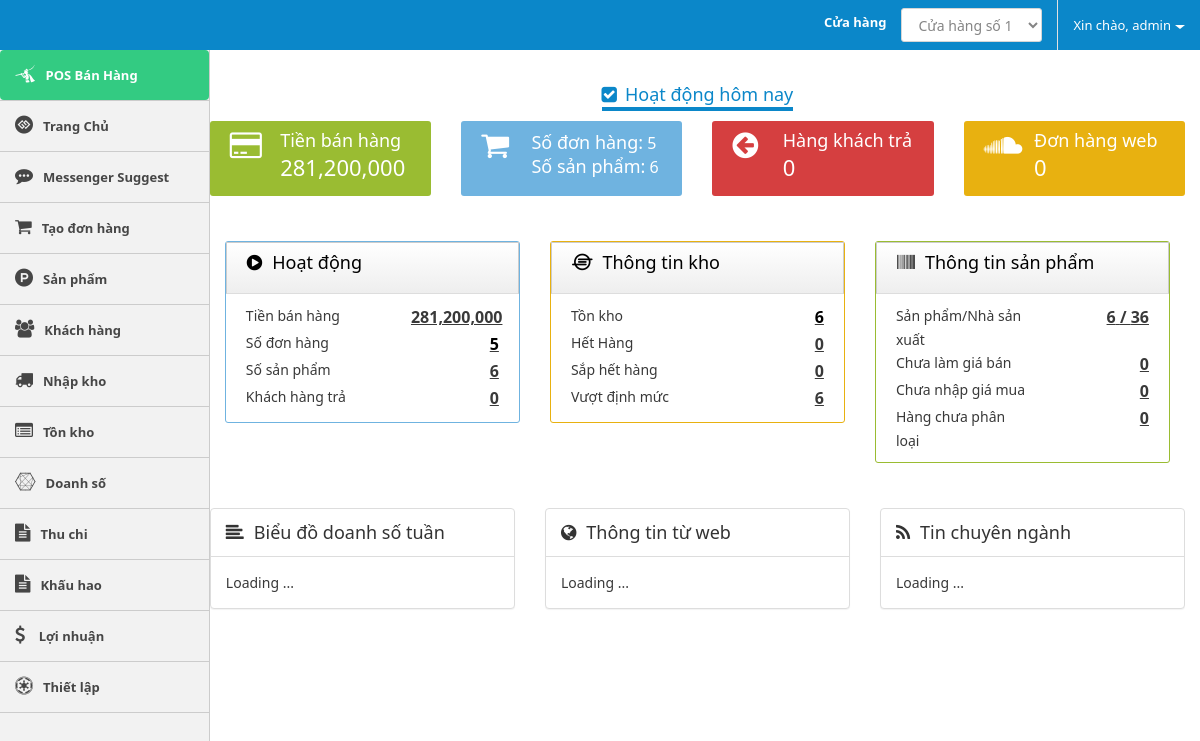
The app's page /backend (signed in) with its own data.
### tables this page shows
CREATE TABLE `cms_users` (
  `id` int(10) UNSIGNED NOT NULL,
  `username` varchar(100) NOT NULL,
  `password` varchar(100) NOT NULL,
  `salt` varchar(255) NOT NULL,
  `email` varchar(120) NOT NULL,
  `display_name` varchar(120) NOT NULL,
  `user_status` tinyint(4) NOT NULL,
  `group_id` int(11) NOT NULL,
  `store_id` int(11) NOT NULL,
  `created` datetime NOT NULL,
  `updated` datetime NOT NULL,
  `logined` datetime(1) NOT NULL,
  `ip_logged` varchar(255) NOT NULL,
  `recode` varchar(255) NOT NULL,
  `code_time_out` varchar(255) NOT NULL
);

CREATE TABLE `cms_stores` (
  `ID` int(5) UNSIGNED NOT NULL,
  `stock_name` varchar(255) NOT NULL,
  `user_init` int(11) NOT NULL,
  `user_upd` int(11) NOT NULL,
  `created` datetime NOT NULL DEFAULT CURRENT_TIMESTAMP,
  `updated` datetime NOT NULL DEFAULT '0000-00-00 00:00:00' ON UPDATE CURRENT_TIMESTAMP
);

### application/controllers/dashboard.php (called while the page is built, shortened)
<?php if (!defined('BASEPATH')) exit('No direct script access allowed');
class Dashboard extends CI_Controller
{
    private $auth;
    public function __construct()
    {
        $this->auth = $this->cms_authentication->check();
    }
    public function index()
    {
        $orders = $this->db->from('orders')->where(('deleted'), 0)->get()->result_array();
        $tongtien = 0;
        $soluongsp = array();
        foreach ($orders as $item) {
            $tongtien += (int)str_replace(",", "", $item['total_money']);
            $sps = json_decode($item['detail_order'], true);
            foreach ($sps as $sp) {
                $id = $sp['id'];
                $soluongsp[$id] = 0;
            }
        }
        $data['lamgiaban'] = $this->db->from('products')->where(['prd_status' => 1, 'deleted' => 0, 'prd_sell_price' => 0])->count_all_results();
        $data['lamgiamua'] = $this->db->from('products')->where(['prd_status' => 1, 'deleted' => 0, 'prd_origin_price' => 0])->count_all_results();
        $total_prd = $this->db->from('products')->where(['prd_status' => 1, 'deleted' => 0])->count_all_results();
        $data['data']['_sl_product'] = $total_prd;
        $data['data']['_sl_manufacture'] = $this->db->from('products_manufacture')->count_all_results();
        $slsitem = count($soluongsp);
        $data['slsinventory'] = count($this->db->select('ID')->where(['prd_status' => 1, 'deleted' => 0, 'prd_sls >' => 0])->from('products')->get()->result_array());
        $data['slsaceitem'] = count($this->db->select('ID')->where(['prd_status' => 1, 'deleted' => 0, 'prd_sls' => 0])->from('products')->get()->result_array());
        $data['outOfStock'] = count($this->db->select('ID')->where(['prd_status' => 1, 'deleted' => 0])->where('prd_sls <= 3',NULL,FALSE)->from('products')->get()->result_array());
        $data['beyondTheNorm'] = count($this->db->select('ID')->where(['prd_status' => 1, 'deleted' => 0])->where('prd_sls >= 20',NULL,FALSE)->from('products')->get()->result_array());
        $data['tongtien'] = $tongtien;
        $data['slsorders'] = count($orders);
        $data['slsitem'] = $slsitem;
        $store = $this->db->from('stores')->get()->result_array();
        $data['data']['store'] = $store;
        $store_id = $this->db->select('store_id')->from('users')->where('id',$this->auth['id'])->limit(1)->get()->row_array();
        $data['data']['store_id'] = $store_id['store_id'];
        $data['data']['user'] = $this->auth;
        $data['template'] = 'home/index';
        $this->load->view('layout/index', isset($data) ? $data : null);
    }
}

### index.php (called while the page is built, shortened)
<?php
require_once BASEPATH . 'core/CodeIgniter.php';

### application/libraries/cms_cookie.php (called while the page is built, shortened)
<?php if (!defined('BASEPATH')) exit('No direct script access allowed');
class CMS_Cookie
{
    public static function get($name)
    {
        return $_COOKIE[$name];
    }
    public static function decode($cookie_val)
    {
        return base64_decode(substr($cookie_val, 3));
    }
}

### application/libraries/cms_authentication.php (called while the page is built, shortened)
<?php if (!defined('BASEPATH')) exit('No direct script access allowed');
class CMS_authentication
{
    private $CI;
    public function __construct()
    {
        $this->CI = &get_instance();
    }
    public function check()
    {
        if (CMS_Cookie::exists('user_logged' . CMS_PREFIX)) {
            $cookie = CMS_Cookie::get('user_logged' . CMS_PREFIX);
            $cookie = json_decode(CMS_Cookie::decode($cookie), true);
            $user = $this->CI->db->select('id,username,password,salt,display_name,email,group_id,store_id')->where('username', $cookie['username'])->or_where('email', $cookie['username'])->from('users')->get()->row_array();
            $group = $this->CI->db->select('id, group_permission, group_name')->where('id', $user['group_id'])->from('users_group')->get()->row_array();
            if (isset($user) && count($user)) {
                if ($user['username'] == $cookie['username'] && $user['password'] == $cookie['password'] && $user['salt'] == $cookie['salt']) {
                    return ['id' => $user['id'],
                        'username' => $user['username'],
                        'password' => $user['password'],
                        'salt' => $user['salt'],
                        'email' => $user['email'],
                        'display_name' => $user['display_name'],
                        'group_id' => $user['group_id'],
                        'group_name' => $group['group_name'],
                        'group_permission' => json_decode($group['group_permission'], true),
                        'store_id' => $user['store_id']
                    ];
                }
            }
        }
        return null;
    }
}

### application/helpers/useful_helper.php (called while the page is built, shortened)
<?php if (!defined('BASEPATH')) exit('No direct script access allowed');
if (!function_exists('cms_encode_currency_format')) {
    function cms_encode_currency_format($priceFloat)
    {
        $symbol_thousand = ',';
        $decimal_place = 0;
        if ($priceFloat == 0)
            return 0;
        $price = number_format($priceFloat, $decimal_place, '', $symbol_thousand);
        return $price;
    }
}

### application/views/home/index.php (the view)
<div class="row">
    <div class="report">
        <div class="col-md-12"><center><h4 class="dashboard-title"><i class="fa fa-check-square"></i>Hoạt động hôm nay</h4></center></div>
        <div class="col-md-3">
            <div class="report-box box-green">
                <div class="infobox-icon">
                    <i class="fa fa-credit-card"></i>
                </div>
                <div class="infobox-data">
                    <h3 class="infobox-title">Tiền bán hàng</h3>
                    <span class="infobox-data-number text-center"><?php echo (isset($tongtien)) ? cms_encode_currency_format($tongtien) : '0'; ?></span>
                </div>
            </div>
        </div>
        <div class="col-md-3">
            <div class="report-box box-blue">
                <div class="infobox-icon">
                    <i class="fa fa-shopping-cart"></i>
                </div>
                <div class="infobox-data">
                    <h3 class="infobox-title">Số đơn hàng:</h3>
                    <span
                        class="infobox-data-number text-center"><a href="profit"><?php echo (isset($slsorders)) ? cms_encode_currency_format($slsorders) : '0'; ?></a></span>
                    <h3 class="infobox-title">Số sản phẩm:</h3>
                    <span
                        class="infobox-data-number text-center"><?php echo (isset($slsitem)) ? cms_encode_currency_format($slsitem) : '0'; ?></span>
                </div>
            </div>
        </div>
        <div class="col-md-3">
            <div class="report-box box-red">
                <div class="infobox-icon">
                    <i class="fa fa-arrow-circle-left"></i>
                </div>
                <div class="infobox-data">
                    <h3 class="infobox-title">Hàng khách trả</h3>
                    <span class="infobox-data-number">0</span>
                </div>
            </div>
        </div>
        <div class="col-md-3">
            <div class="report-box box-orange">
                <div class="infobox-icon">
                    <i class="fa fa-soundcloud"></i>
                </div>
                <div class="infobox-data">
                    <h3 class="infobox-title">Đơn hàng web</h3>
                    <span class="infobox-data-number"><?php echo (isset($orderFromWeb)) ? cms_encode_currency_format($orderFromWeb) : '0'; ?></span>
                </div>
            </div>
        </div>
    </div>
</div>
<div class="row" style="background: #; margin: 20px 0; overflow: hidden; ">
    <div class="col-md-4">
        <div class="widget widget-blue">
            <div class="widget-header">
                <h3 class="widget-title"><i class="fa fa-play-circle"></i>Hoạt động</h3>
            </div>
            <div class="widget-body">
                <div class="row">
                    <div class="info col-xs-7">Tiền bán hàng</div>
                    <div
                        class="info col-xs-5 data text-right"><b><?php echo (isset($tongtien)) ? cms_encode_currency_format($tongtien) : '0'; ?></b></div>
                    <div class="info col-xs-7">Số đơn hàng</div>
                    <div
                        class="info col-xs-5 data text-right"><b><a  style="color: black;" href="profit"><?php echo (isset($slsorders)) ? cms_encode_currency_format($slsorders) : '0'; ?></a></b></div>
                    <div class="info col-xs-7">Số sản phẩm</div>
                    <div
                        class="info col-xs-5 data text-right"><b><?php echo (isset($slsitem)) ? cms_encode_currency_format($slsitem) : '0'; ?></b></div>
                    <div class="info col-xs-7">Khách hàng trả</div>
                    <div class="info col-xs-5 data text-right"><b>0</b></div>
                </div>
            </div>
        </div>
    </div>
    <div class="col-md-4">
        <div class="widget widget-orange">
            <div class="widget-header">
                <h3 class="widget-title"><i class="fa fa-ioxhost"></i>Thông tin kho</h3>
            </div>
            <div class="widget-body">
                <div class="row">
                    <div class="info col-xs-7">Tồn kho</div>
                    <div
                        class="info col-xs-5 data text-right"><a style="color:black;" href=" inventory"><b><?php echo (isset($slsinventory)) ? cms_encode_currency_format($slsinventory) : '0'; ?></b></a></div>
                    <div class="info col-xs-7">Hết Hàng</div>
                    <div
                        class="info col-xs-5 data text-right"><b><?php echo (isset($slsaceitem)) ? cms_encode_currency_format($slsaceitem) : '0'; ?></b></div>
                    <div class="info col-xs-7">Sắp hết hàng</div>
                    <div class="info col-xs-5 data text-right"><b><?php echo (isset($outOfStock)) ? cms_encode_currency_format($outOfStock) : '0'; ?></b></div>
                    <div class="info col-xs-7">Vượt định mức</div>
                    <div class="info col-xs-5 data text-right"><b><?php echo (isset($beyondTheNorm)) ? cms_encode_currency_format($beyondTheNorm) : '0'; ?></b></div>
                </div>
            </div>
        </div>
    </div>
    <div class="col-md-4">
        <div class="widget widget-green">
            <div class="widget-header">
                <h3 class="widget-title"><i class="fa fa-barcode"></i>Thông tin sản phẩm</h3>
            </div>
            <div class="widget-body">
                <div class="row">
                    <div class="info col-xs-7">Sản phẩm/Nhà sản xuất</div>
                    <div
                        class="info col-xs-5 data text-right"><b><?php echo (isset($data['_sl_product'])) ? $data['_sl_product'] : 0; ?></b>
                        / <b><?php echo (isset($data['_sl_manufacture'])) ? $data['_sl_manufacture'] : 0; ?></b></div>
                    <div class="info col-xs-7">Chưa làm giá bán</div>
                    <div
                        class="info col-xs-5 data text-right"><b><?php echo (isset($lamgiaban)) ? cms_encode_currency_format($lamgiaban) : '0'; ?></b></div>
                    <div class="info col-xs-7">Chưa nhập giá mua</div>
                    <div
                        class="info col-xs-5 data text-right"><b><?php echo (isset($lamgiamua)) ? cms_encode_currency_format($lamgiamua) : '0'; ?></b></div>
                    <div class="info col-xs-7">Hàng chưa phân loại</div>
                    <div class="info col-xs-5 data text-right"><b>0</b></div>
                </div>
            </div>
        </div>
    </div>
</div>
<div class="row" style="margin: 20px 0; overflow: hidden; ">
    <div class="chart-report">
        <div class="row">
            <div class="col-md-4">
                <div class="panel panel-default">
                    <div class="panel-heading"><i class="fa fa-align-left"></i>Biểu đồ doanh số tuần</div>
                    <div class="panel-body">
                        Loading ...
                    </div>
                </div>
            </div>
            <div class="col-md-4">
                <div class="panel panel-default">
                    <div class="panel-heading"><i class="fa fa-globe"></i>Thông tin từ web</div>
                    <div class="panel-body">
                        Loading ...
                    </div>
                </div>
            </div>
            <div class="col-md-4">
                <div class="panel panel-default">
                    <div class="panel-heading"><i class="fa fa-rss"></i>Tin chuyên ngành</div>
                    <div class="panel-body">
                        Loading ...
                    </div>
                </div>
            </div>
        </div>
    </div>
</div>

### application/views/common/header.php (shortened to what this page needs)
<nav id="navbar-container" class="navbar navbar- navbar-fixed-top">
    <div class="container-fluid">
        <div class="collapse navbar-collapse" id="bs-example-navbar-collapse-1">
            <ul class="nav navbar-nav navbar-right">
                <?php if(isset($data['store'])){ ?>
                <li>
                    <label style="margin: 13px 15px; color: white">
                        Cửa hàng
                    </label>
                </li>
                <li style="border-right: 1px solid #E1E1E1; padding-right: 15px;">
                    <select id="store-id" class="form-control" style="margin: 8px auto">
                        <?php foreach ($data['store'] as $key => $item) :?>
                            <option <?php if($item['ID']==$data['store_id']) echo 'selected '; ?> value="<?php echo $item['ID']; ?>"><?php echo $item['stock_name']; ?></option>
                        <?php endforeach;?>
                    </select>
                </li>
                <?php } ?>
                <li class="dropdown user-profile">
                    <a href="#" class="dropdown-toggle" data-toggle="dropdown" role="button" aria-haspopup="true"
                       aria-expanded="false"><span class="hello">Xin chào, </span><?php echo (isset($user)) ?
                            $user['display_name'] : $user['username']; ?><span class="caret"></span></a>
                </li>
            </ul>
        </div>
    </div>
</nav>

### records on screen
cms_users: display_name "admin"
cms_stores: ID "6", user_upd "0"

### other values on screen
cms_encode_currency_format($tongtien) "281,200,000"
cms_encode_currency_format($slsorders) "5"
$data['_sl_product'] "6"
$data['_sl_manufacture'] "36"
form field value "Cửa hàng số 1"
